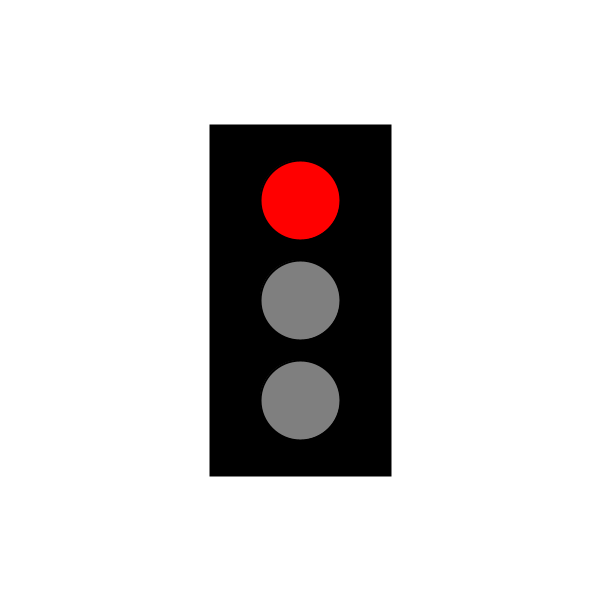
Frame 1 (no input)
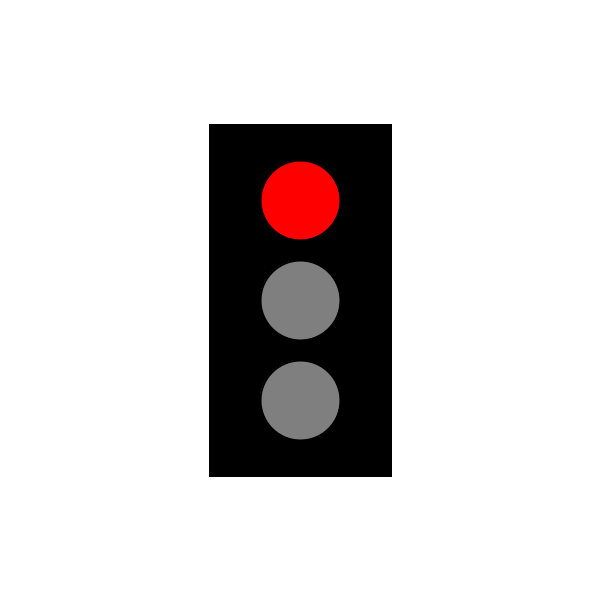
Frame 60 (the mouse pressed at the canvas centre just before this capture)
Frame 120 (the mouse held since frame 60 and released just before this capture): identical to frame 60, image omitted

The Processing sketch that drew these frames (run headless with seeded random() and noise(); from frame 60 on, the mouse is pressed at the canvas centre):

// Processing sketch: torsdag_10_9_task_3
// ── torsdag_10_9_task_3.pde
color red = color(255,0,0);
color yellow = color(255,255,0);
color green = color(0,255,0);
color white = color(255,255,255);
color grey = color(127,127,127);
int stage = 0;

void setup(){
  size(600,600);
  background(white);
}

void draw(){
  fill(0);
  strokeWeight(2);
  rectMode(CENTER);
  rect(width/2, height/2,180,350);
  
  if(stage == 0){ 
    fill(red);
    circle(width/2,height/3,80);
  
    fill(grey);
    circle(width/2,height/2,80);
  
    fill(grey);
    circle(width/2,2*height/3,80);
  }
  
  if(stage == 1){ 
    fill(red);
    circle(width/2,height/3,80);
  
    fill(yellow);
    circle(width/2,height/2,80);
  
    fill(grey);
    circle(width/2,2*height/3,80);
  }
  if(stage == 2){ 
    fill(grey);
    circle(width/2,height/3,80);
  
    fill(grey);
    circle(width/2,height/2,80);
  
    fill(green);
    circle(width/2,2*height/3,80);
  }
}

void keyPressed(){
      stage++;
  if (stage > 2) {
  stage = 0;
  }
}
